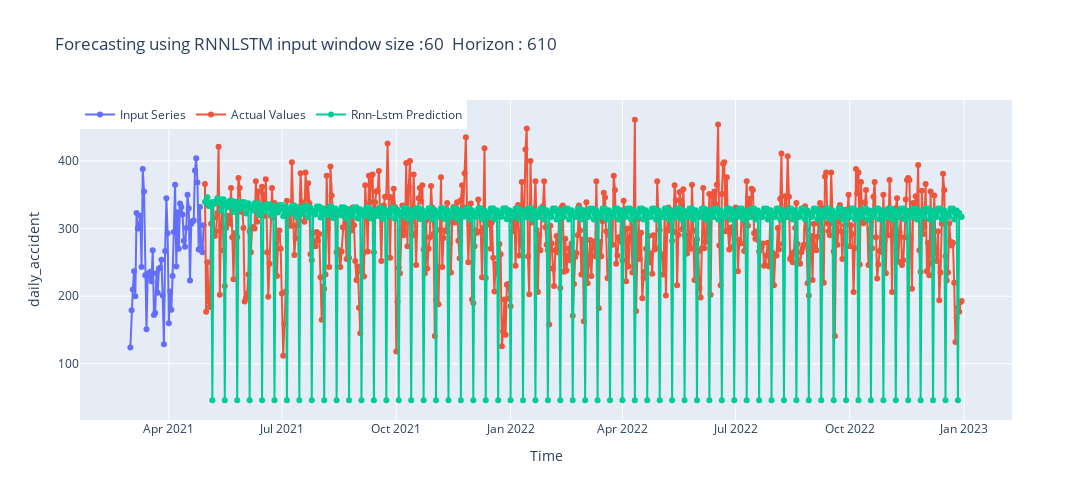
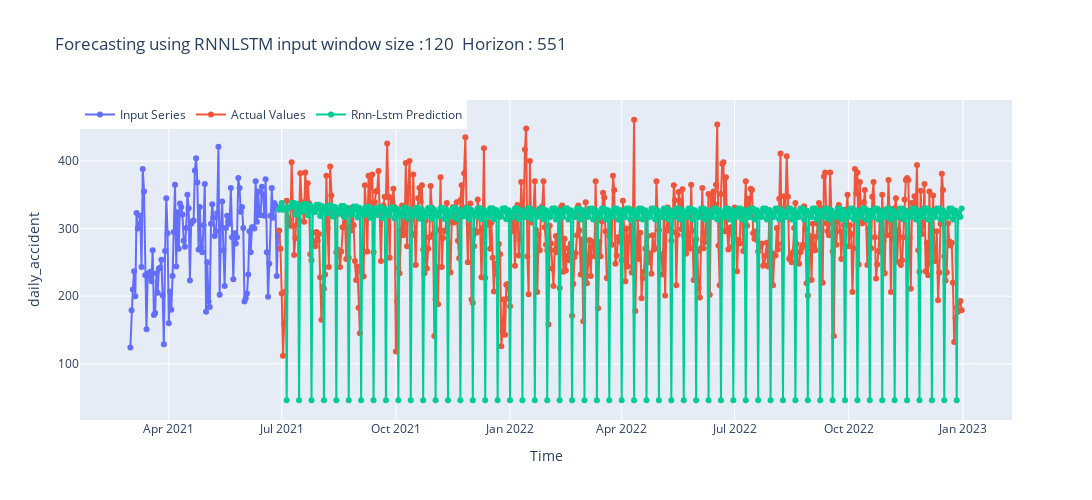
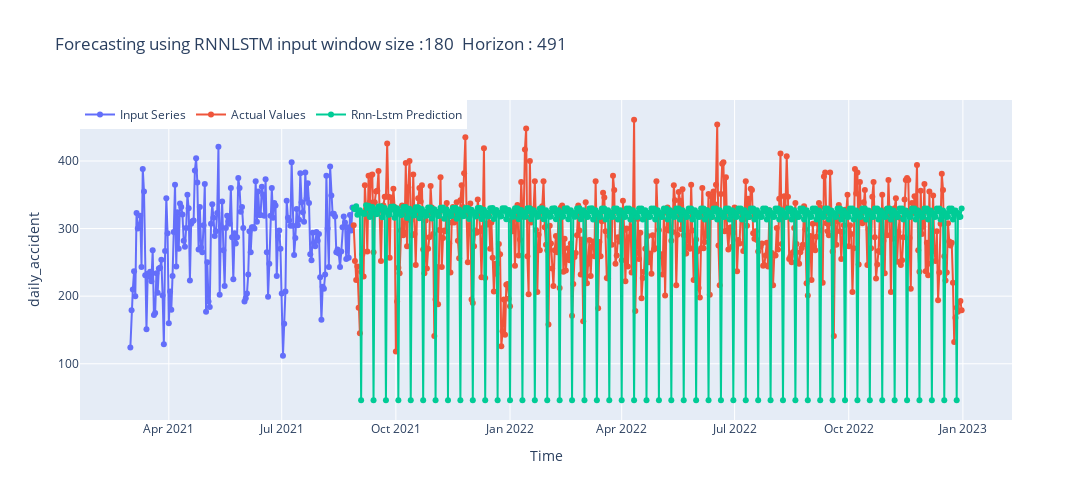
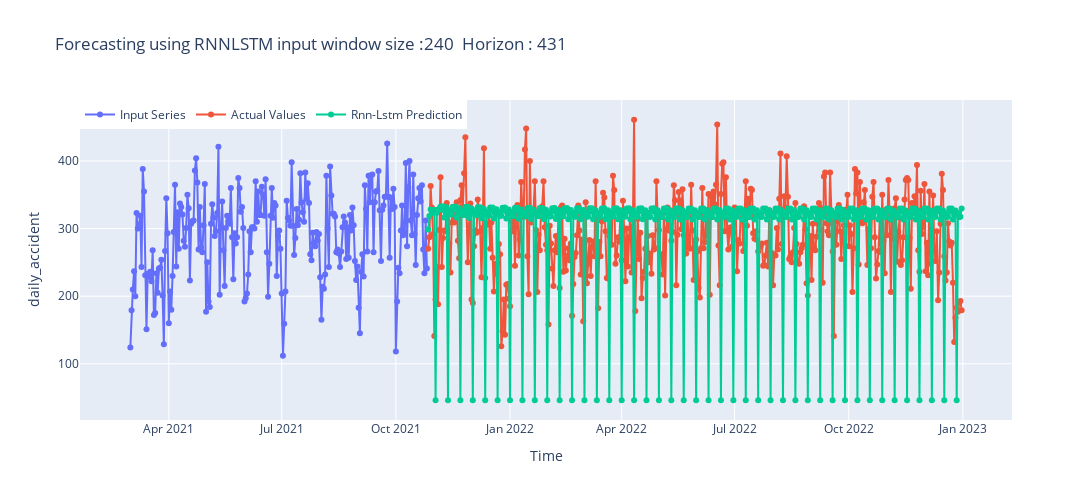

The cell these charts' notebook holds for them, in order:
### Code cell
print('[INFO] Evaluation of RNN-LSTM Model')

test_data_df = daily_accident_df.iloc[split_index:,:]
time_axis ,test_data = test_data_df['daily'].values ,test_data_df['daily_accident'].values
# scaled_test_data = scaler.fit_transform(test_data.reshape(-1,1))


# Example usage
# transformer_ob = transformer_object  # Assuming this is defined elsewhere
evaluation_rnn_lstm_df = evaluation_of_model_RnnLstm_Model(model_name,
                                                transformer_ob=scaler,
                                                ts_test=test_data,
                                                ts_train=test_data,
                                                time_axis=time_axis)
gc.collect()

### Figure 1 — Plotly figure (JSON) as saved in the notebook; plotly's stock layout.template omitted (floating-point values rounded to 4 significant figures; data arrays with more than 128 entries replaced by an {"elided": "..."} marker saying what was removed)
{"data": [{"mode": "lines+markers", "name": "Input Series", "type": "scatter", "x": ["2021-03-01", "2021-03-02", "2021-03-03", "2021-03-04", "2021-03-05", "2021-03-06", "2021-03-07", "2021-03-08", "2021-03-09", "2021-03-10", "2021-03-11", "2021-03-12", "2021-03-13", "2021-03-14", "2021-03-15", "2021-03-16", "2021-03-17", "2021-03-18", "2021-03-19", "2021-03-20", "2021-03-21", "2021-03-22", "2021-03-23", "2021-03-24", "2021-03-25", "2021-03-26", "2021-03-27", "2021-03-28", "2021-03-29", "2021-03-30", "2021-03-31", "2021-04-01", "2021-04-02", "2021-04-03", "2021-04-04", "2021-04-05", "2021-04-06", "2021-04-07", "2021-04-08", "2021-04-09", "2021-04-10", "2021-04-11", "2021-04-12", "2021-04-13", "2021-04-14", "2021-04-15", "2021-04-16", "2021-04-17", "2021-04-18", "2021-04-19", "2021-04-20", "2021-04-21", "2021-04-22", "2021-04-23", "2021-04-24", "2021-04-25", "2021-04-26", "2021-04-27", "2021-04-28", "2021-04-29"], "y": [124.0, 179, 210, 237.0, 200, 323, 300, 305, 319, 243, 388, 355, 231.0, 151, 233.0, 229, 236, 222, 268, 172, 175, 234, 205, 241, 242.0, 254, 201, 129, 267, 345, 293, 160, 207, 180, 230, 295, 365, 244.0, 324, 270, 337, 332, 321, 282, 273, 301, 350, 330, 223, 307, 311, 312, 386, 404, 368, 269, 332, 272, 265, 305]}, {"mode": "lines+markers", "name": "Actual Values", "type": "scatter", "x": {"elided": "610 str values"}, "y": {"elided": "610 int values"}}, {"mode": "lines+markers", "name": "Rnn-Lstm Prediction", "type": "scatter", "x": {"elided": "610 str values"}, "y": {"elided": "610 float values"}}], "layout": {"height": 500, "legend": {"orientation": "h", "traceorder": "normal", "x": 0, "y": 1}, "title": {"text": "Forecasting using RNNLSTM\ninput window size :60\n Horizon : 610"}, "width": 1500, "xaxis": {"title": {"text": "Time"}}, "yaxis": {"title": {"text": "daily_accident"}}}}

### Figure 2 — Plotly figure (JSON) as saved in the notebook; plotly's stock layout.template omitted (floating-point values rounded to 4 significant figures; data arrays with more than 128 entries replaced by an {"elided": "..."} marker saying what was removed)
{"data": [{"mode": "lines+markers", "name": "Input Series", "type": "scatter", "x": ["2021-03-01", "2021-03-02", "2021-03-03", "2021-03-04", "2021-03-05", "2021-03-06", "2021-03-07", "2021-03-08", "2021-03-09", "2021-03-10", "2021-03-11", "2021-03-12", "2021-03-13", "2021-03-14", "2021-03-15", "2021-03-16", "2021-03-17", "2021-03-18", "2021-03-19", "2021-03-20", "2021-03-21", "2021-03-22", "2021-03-23", "2021-03-24", "2021-03-25", "2021-03-26", "2021-03-27", "2021-03-28", "2021-03-29", "2021-03-30", "2021-03-31", "2021-04-01", "2021-04-02", "2021-04-03", "2021-04-04", "2021-04-05", "2021-04-06", "2021-04-07", "2021-04-08", "2021-04-09", "2021-04-10", "2021-04-11", "2021-04-12", "2021-04-13", "2021-04-14", "2021-04-15", "2021-04-16", "2021-04-17", "2021-04-18", "2021-04-19", "2021-04-20", "2021-04-21", "2021-04-22", "2021-04-23", "2021-04-24", "2021-04-25", "2021-04-26", "2021-04-27", "2021-04-28", "2021-04-29", "2021-04-30", "2021-05-01", "2021-05-02", "2021-05-03", "2021-05-04", "2021-05-05", "2021-05-06", "2021-05-07", "2021-05-08", "2021-05-09", "2021-05-10", "2021-05-11", "2021-05-12", "2021-05-13", "2021-05-14", "2021-05-15", "2021-05-16", "2021-05-17", "2021-05-18", "2021-05-19", "2021-05-20", "2021-05-21", "2021-05-22", "2021-05-23", "2021-05-24", "2021-05-25", "2021-05-26", "2021-05-27", "2021-05-28", "2021-05-29", "2021-05-30", "2021-05-31", "2021-06-01", "2021-06-02", "2021-06-03", "2021-06-04", "2021-06-05", "2021-06-06", "2021-06-07", "2021-06-08", "2021-06-09", "2021-06-10", "2021-06-11", "2021-06-12", "2021-06-13", "2021-06-14", "2021-06-15", "2021-06-16", "2021-06-17", "2021-06-18", "2021-06-19", "2021-06-20", "2021-06-21", "2021-06-22", "2021-06-23", "2021-06-24", "2021-06-25", "2021-06-26", "2021-06-27", "2021-06-28"], "y": [124.0, 179, 210, 237.0, 200, 323, 300, 305, 319, 243, 388, 355, 231.0, 151, 233.0, 229, 236, 222, 268, 172, 175, 234, 205, 241, 242.0, 254, 201, 129, 267, 345, 293, 160, 207, 180, 230, 295, 365, 244.0, 324, 270, 337, 332, 321, 282, 273, 301, 350, 330, 223, 307, 311, 312, 386, 404, 368, 269, 332, 272, 265, 305, 366, 177, 250.0, 192, 184, 307, 336, 316, 289, 296, 323, 421, 202, 303, 340, 268, 215, 301, 319, 311, 307, 360, 287, 225, 293, 278, 287, 375, 360, 325, 332, 301, 192, 197, 204, 232, 296, 265, 302, 302, 300, 370, 310, 355, 320, 320, 362, 350, 319, 373, 265, 199, 248.0, 319, 360, 316, 338, 334, 230, 289]}, {"mode": "lines+markers", "name": "Actual Values", "type": "scatter", "x": {"elided": "551 str values"}, "y": {"elided": "551 int values"}}, {"mode": "lines+markers", "name": "Rnn-Lstm Prediction", "type": "scatter", "x": {"elided": "551 str values"}, "y": {"elided": "551 float values"}}], "layout": {"height": 500, "legend": {"orientation": "h", "traceorder": "normal", "x": 0, "y": 1}, "title": {"text": "Forecasting using RNNLSTM\ninput window size :120\n Horizon : 551"}, "width": 1500, "xaxis": {"title": {"text": "Time"}}, "yaxis": {"title": {"text": "daily_accident"}}}}

### Figure 3 — Plotly figure (JSON) as saved in the notebook; plotly's stock layout.template omitted (floating-point values rounded to 4 significant figures; data arrays with more than 128 entries replaced by an {"elided": "..."} marker saying what was removed)
{"data": [{"mode": "lines+markers", "name": "Input Series", "type": "scatter", "x": {"elided": "180 str values"}, "y": {"elided": "180 float values"}}, {"mode": "lines+markers", "name": "Actual Values", "type": "scatter", "x": {"elided": "491 str values"}, "y": {"elided": "491 int values"}}, {"mode": "lines+markers", "name": "Rnn-Lstm Prediction", "type": "scatter", "x": {"elided": "491 str values"}, "y": {"elided": "491 float values"}}], "layout": {"height": 500, "legend": {"orientation": "h", "traceorder": "normal", "x": 0, "y": 1}, "title": {"text": "Forecasting using RNNLSTM\ninput window size :180\n Horizon : 491"}, "width": 1500, "xaxis": {"title": {"text": "Time"}}, "yaxis": {"title": {"text": "daily_accident"}}}}

### Figure 4 — Plotly figure (JSON) as saved in the notebook; plotly's stock layout.template omitted (floating-point values rounded to 4 significant figures; data arrays with more than 128 entries replaced by an {"elided": "..."} marker saying what was removed)
{"data": [{"mode": "lines+markers", "name": "Input Series", "type": "scatter", "x": {"elided": "240 str values"}, "y": {"elided": "240 float values"}}, {"mode": "lines+markers", "name": "Actual Values", "type": "scatter", "x": {"elided": "431 str values"}, "y": {"elided": "431 int values"}}, {"mode": "lines+markers", "name": "Rnn-Lstm Prediction", "type": "scatter", "x": {"elided": "431 str values"}, "y": {"elided": "431 float values"}}], "layout": {"height": 500, "legend": {"orientation": "h", "traceorder": "normal", "x": 0, "y": 1}, "title": {"text": "Forecasting using RNNLSTM\ninput window size :240\n Horizon : 431"}, "width": 1500, "xaxis": {"title": {"text": "Time"}}, "yaxis": {"title": {"text": "daily_accident"}}}}
